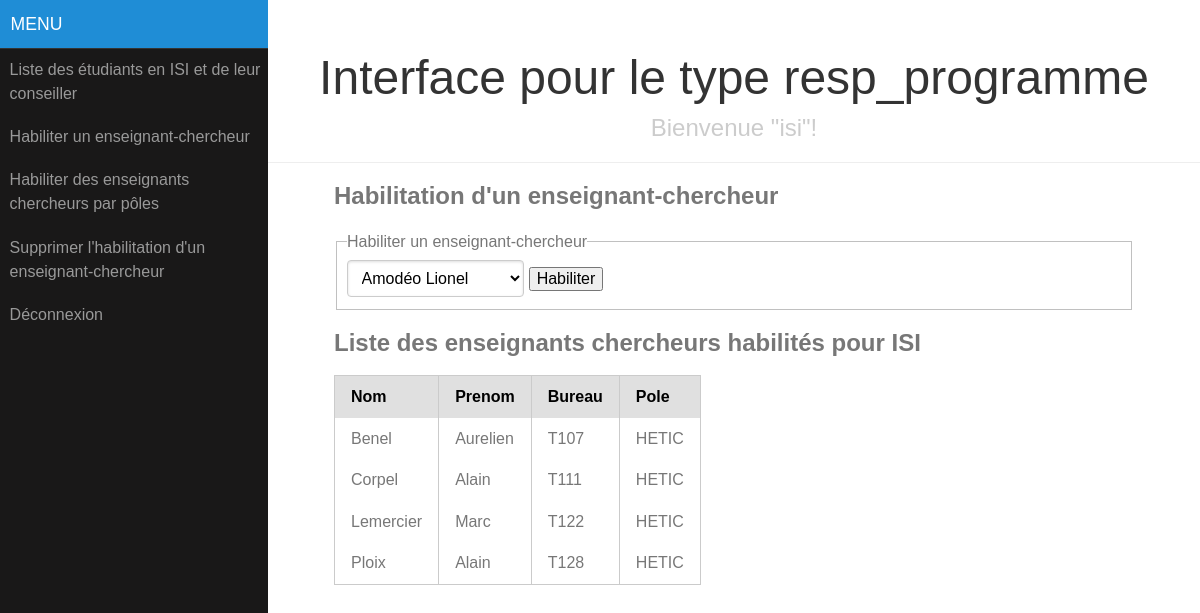
The app's page /index.php?page=resp_programme_ajout_habilitation (signed in) with its own data.
### tables this page shows
CREATE TABLE IF NOT EXISTS `ec` (
  `id` int(11) NOT NULL AUTO_INCREMENT,
  `nom` varchar(30) NOT NULL,
  `prenom` varchar(30) NOT NULL,
  `bureau` varchar(4) NOT NULL,
  `id_pole` int(11) NOT NULL,
  PRIMARY KEY (`id`)
);

CREATE TABLE IF NOT EXISTS `pole` (
  `id` int(11) NOT NULL AUTO_INCREMENT,
  `nom` varchar(10) NOT NULL,
  PRIMARY KEY (`id`)
);

### model/ec.php (called while the page is built, shortened)
<?php
include_once 'model/personne.php';
include_once 'model/etudiant.php';
include_once 'model/pole.php';
class EC extends Personne {
private $bureau;
private $pole;
function __construct($id, $nom, $prenom, $bureau, $id_pole){
	if(!empty($id_pole))
		$this->getPole()->recupererNom();
}
static function getAll(){
	global $bdd;
	try {
		$req = "SELECT * FROM ec ORDER BY nom";
		$result = $bdd->query($req);
		$row = $result->fetch();
		if(empty($row))
			return null;
		else{
			$ecs = array();
			do{
				$ecs[] = new EC ($row['id'], $row['nom'], $row['prenom'], $row['bureau'], $row['id_pole']);
			}while($row = $result->fetch());
			return $ecs;
		}
	} catch(PDOException $e) { die ("Erreur lors de l'exécution de la requéte : " . $e->getMessage()); }
}
function isHabilite($id_programme){
	global $bdd;
	try{
		$req = "SELECT * FROM habilite WHERE id_ec = '" . $this->getId() . "' AND id_programme = '" . $id_programme . "'";
		$result = $bdd->query($req);
		$row = $result->fetch();
		if(empty($row))
			return false;
		else
			return true;
	} catch(PDOException $e) { die ("Erreur lors de l'exécution de la requête" . $e->getMessage()); }
}
function setBureau($bureau) { $this->bureau = $bureau; }
function setPole($pole) { $this->pole = $pole;}
function getBureau() { return $this->bureau; }
function getPole() { return $this->pole; }
}
?>

### model/pole.php (called while the page is built, shortened)
<?php
class Pole{
private $id;
private $nom;
function recupererNom(){
	global $bdd;
	try {
		$req = "SELECT nom FROM pole WHERE id = '" . $this->getId() . "'";
		$result = $bdd->query($req);
		$row = $result->fetch();
	} catch(PDOException $e) { die ("Erreur lors de l'exécution de la requête : " . $e->getMessage()); }
}
function setId($id) { $this->id = $id; }
function setNom($nom) { $this->nom = $nom; }
function getId() { return $this->id; }
function getNom() { return $this->nom ;}
}
?>

### model/personne.php (called while the page is built, shortened)
<?php
abstract class Personne {
private $id;
private $nom;
private $prenom;
function setId($id) { $this->id = $id; }
function setNom($nom) { $this->nom = $nom; }
function setPrenom($prenom) { $this->prenom = $prenom; }
function getId() { return $this->id; }
function getNom() { return $this->nom; }
function getPrenom() { return $this->prenom; }
}
?>

### view/resp_programme_ajout_habilitation.php (the view)
<div id="main">
    <div class="header">
        <h1>Interface pour le type <?php echo $_SESSION['type'] ?></h1>
        <h2>Bienvenue "<?php echo $_SESSION['login'] ?>"!</h2>
    </div>
    <div class="content">
        <h2>Habilitation d'un enseignant-chercheur</h2>
    	<fieldset id="fieldset_resp_programme_ajout_habilitation">
			<legend>Habiliter un enseignant-chercheur</legend>
			<form class="pure-form" id="form_resp_programme_ajout_habilitation" method="POST" action="index.php?page=resp_programme_ajout_habilitation">
				<select name="id">
				<?php
					foreach($ecs as $ec){
						if(!$ec->isHabilite($_SESSION['id_programme'])){
							echo '<option value="' . $ec->getId() . '">' . $ec->getNom() . ' ' .$ec->getPrenom() . '</option>';
						}
					}
				?>
				</select>
				<input type="submit" value="Habiliter" />
			</form>
		</fieldset>

### view/resp_programme_liste_ecs_habilites.php
<h2>Liste des enseignants chercheurs habilités pour <?php echo $_SESSION['programme']; ?></h2>
<?php
if(empty($ecs_habilites))
	echo '<p>Il n\'y a pas d\'enseignants chercheurs habilités.</p>';
else{
?>
	<table class="pure-table">
		<thead>
			<tr>
				<th>Nom</th>
				<th>Prenom</th>
				<th>Bureau</th>
				<th>Pole</th>
			</tr>
		</thead>
<?php
	foreach($ecs_habilites as $ec){
		echo '<tbody><tr>';
			echo '<td>' . $ec->getNom() . '</td>';
			echo '<td>' . $ec->getPrenom() . '</td>';
			echo '<td>' . $ec->getBureau() . '</td>';
			echo '<td>' . $ec->getPole()->getNom() . '</td>';
		echo '</tr></tbody>';
	}
?>
	</table>
<?php
}
?>
</div>
</div>
</div>
</body>

### css/pure-release-0.5.0/pure-min.css (style rules this page uses)
html { font-size:100%;-ms-text-size-adjust:100%;-webkit-text-size-adjust:100% }
html,button,input,select,textarea { font-family:sans-serif }
h1 { font-size:2em;margin:.67em 0 }
h2 { font-size:1.5em;margin:.83em 0 }
form { margin:0 }
fieldset { border:1px solid silver;margin:0 2px;padding:.35em .625em .75em }
legend { border:0;padding:0;white-space:normal;*margin-left:-7px }
button,input,select,textarea { font-size:100%;margin:0;vertical-align:baseline;*vertical-align:middle }
button,input { line-height:normal }
button,select { text-transform:none }
button,html input[type=button],input[type=reset],input[type=submit] { -webkit-appearance:button;cursor:pointer;*overflow:visible }
table { border-collapse:collapse;border-spacing:0 }
.pure-form input[type=text],.pure-form input[type=password],.pure-form input[type=email],.pure-form input[type=url],.pure-form input[type=date],.pure-form input[type=month],.pure-form input[type=time],.pure-form input[type=datetime],.pure-form input[type=datetime-local],.pure-form input[type=week],.pure-form input[type=number],.pure-form input[type=search],.pure-form input[type=tel],.pure-form input[type=color],.pure-form select,.pure-form textarea { padding:.5em .6em;display:inline-block;border:1px solid #ccc;box-shadow:inset 0 1px 3px #ddd;border-radius:4px;-webkit-box-sizing:border-box;-moz-box-sizing:border-box;box-sizing:border-box }
.pure-form select { border:1px solid #ccc;background-color:#fff }
.pure-table { border-collapse:collapse;border-spacing:0;empty-cells:show;border:1px solid #cbcbcb }
.pure-table td,.pure-table th { border-left:1px solid #cbcbcb;border-width:0 0 0 1px;font-size:inherit;margin:0;overflow:visible;padding:.5em 1em }
.pure-table td:first-child,.pure-table th:first-child { border-left-width:0 }
.pure-table thead { background:#e0e0e0;color:#000;text-align:left;vertical-align:bottom }
.pure-table td { background-color:transparent }

### css/pure-release-0.5.0/forms.css (style rules this page uses)
.pure-form input[type="text"], .pure-form input[type="password"], .pure-form input[type="email"], .pure-form input[type="url"], .pure-form input[type="date"], .pure-form input[type="month"], .pure-form input[type="time"], .pure-form input[type="datetime"], .pure-form input[type="datetime-local"], .pure-form input[type="week"], .pure-form input[type="number"], .pure-form input[type="search"], .pure-form input[type="tel"], .pure-form input[type="color"], .pure-form select, .pure-form textarea { padding: 0.5em 0.6em; display: inline-block; border: 1px solid #ccc; box-shadow: inset 0 1px 3px #ddd; border-radius: 4px; -webkit-box-sizing: border-box; -moz-box-sizing: border-box; box-sizing: border-box; }
.pure-form select { border: 1px solid #ccc; background-color: white; }

### css/side-menu.css (style rules this page uses)
.content { margin: 0 auto; padding: 0 2em; max-width: 800px; margin-bottom: 50px; line-height: 1.6em; }
.header { margin: 0; color: #333; text-align: center; padding: 2.5em 2em 0; border-bottom: 1px solid #eee; }
.header h1 { margin: 0.2em 0; font-size: 3em; font-weight: 300; }
.header h2 { font-weight: 300; color: #ccc; padding: 0; margin-top: 0; }
@media (min-width: 48em) { .header, .content { padding-left: 2em; padding-right: 2em; } }

### records on screen
ec: nom "Benel", prenom "Aurelien", bureau "T107", id_pole.nom "HETIC"
ec: nom "Corpel", prenom "Alain", bureau "T111", id_pole.nom "HETIC"
ec: nom "Lemercier", prenom "Marc", bureau "T122", id_pole.nom "HETIC"
ec: nom "Ploix", prenom "Alain", bureau "T128", id_pole.nom "HETIC"

### other values on screen
$_SESSION['programme'] "ISI"
$_SESSION['type'] "resp_programme"
$_SESSION['login'] "isi"
form field id "Amodéo Lionel"
